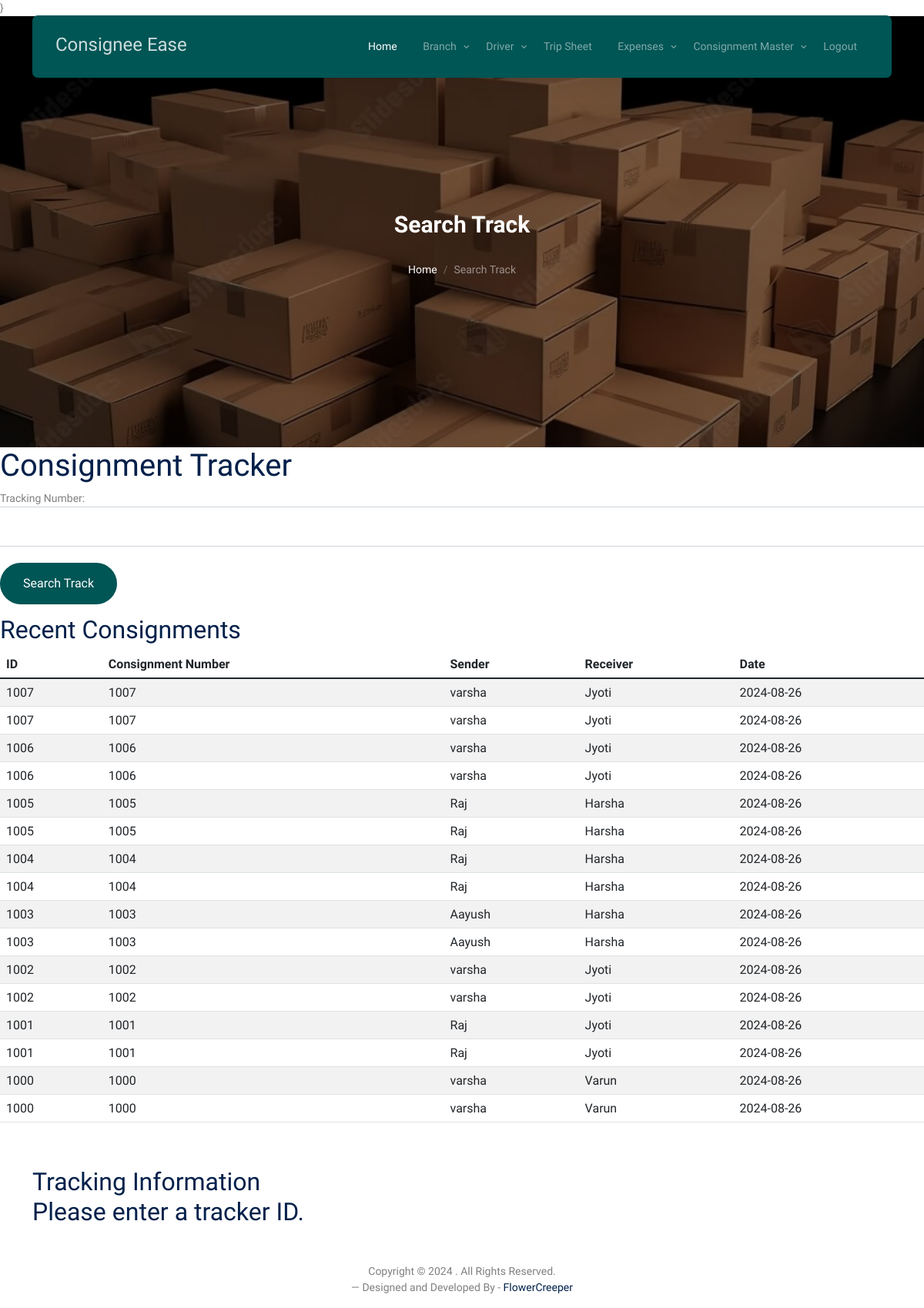
/search_results, run on the app's committed database.
### consign_app/models.py (models this page shows, shortened)
class AddConsignment(models.Model):
    track_id = models.CharField(max_length=50, null=True)
    sender_name = models.CharField(max_length=50, null=True)
    sender_mobile = models.CharField(max_length=50, null=True)
    sender_email = models.CharField(max_length=50, null=True)
    sender_address = models.CharField(max_length=50, null=True)
    sender_company=models.CharField(max_length=50,null=True)
    sender_GST=models.CharField(max_length=50,null=True)
    receiver_name = models.CharField(max_length=50, null=True)
    receiver_mobile = models.CharField(max_length=50, null=True)
    receiver_email = models.CharField(max_length=50, null=True)
    receiver_address = models.CharField(max_length=50, null=True)
    receiver_company = models.CharField(max_length=50, null=True)
    receiver_GST = models.CharField(max_length=50, null=True)
    total_cost = models.IntegerField(null=True)
    date = models.CharField(max_length=30, null=True)
    pay_status = models.CharField(max_length=30, null=True)
    route_from = models.CharField(max_length=30, null=True)
    route_to = models.CharField(max_length=30, null=True)
    desc_product = models.CharField(max_length=150,null=True)
    pieces = models.IntegerField(null=True)
    prod_invoice = models.CharField(max_length=50,null=True)
    prod_price = models.CharField(max_length=50,null=True)
    weight = models.IntegerField(null=True)
    freight = models.IntegerField(null=True)
    hamali = models.IntegerField(null=True)
    door_charge = models.IntegerField(null=True)
    st_charge = models.IntegerField(null=True)
    Consignment_id=models.IntegerField(null=True)
    branch = models.CharField(max_length=150, null=True)
    name = models.CharField(max_length=150, null=True)
    balance = models.IntegerField(null=True)
    time=models.CharField(max_length=50,null=True)
    copy_type = models.CharField(max_length=150, null=True)

### consign_app/views.py (the view)
# urls.py: path('search_results', views.search_results, name='search_results'),
def search_results(request):
    tracker_id = request.GET.get('tracker_id')
    consignments = AddConsignment.objects.all().order_by('-id')  # Fetch all consignment data
    if tracker_id:
        try:
            trackers = AddTrack.objects.filter(track_id=tracker_id)
            if trackers.exists():
                return render(request, 'search_results.html', {'trackers': trackers, 'consignments': consignments})
            else:
                message = f"No tracking information found for ID: {tracker_id}"
                return render(request, 'search_results.html', {'message': message, 'consignments': consignments})
        except Exception as e:
            message = f"Error occurred: {str(e)}"
            return render(request, 'search_results.html', {'message': message, 'consignments': consignments})
    else:
        return render(request, 'search_results.html', {'message': "Please enter a tracker ID.", 'consignments': consignments})

### consign_app/templates/search_results.html (shortened to what this page needs)
{% load static %}}
<!DOCTYPE html>
<html lang="en">
  <head>
    <link rel="stylesheet" href="{% static 'fonts/icomoon/style.css' %}" />
    <link rel="stylesheet" href="{% static 'fonts/flaticon/font/flaticon.css' %}" />
    <link rel="stylesheet" href="{% static 'css/tiny-slider.css' %}" />
    <link rel="stylesheet" href="{% static 'css/aos.css' %}" />
    <link rel="stylesheet" href="{% static 'css/style.css' %}" />
  </head>
  <body>
    {% include 'index_menu.html' %}
    <div
      class="hero page-inner overlay"
      style="background-image: url('{% static 'images/hero_bg_1.jpg' %}')"
    >
      <div class="container">
        <div class="row justify-content-center align-items-center">
          <div class="col-lg-9 text-center mt-5">
            <h1 class="heading" data-aos="fade-up">Search Track </h1>
            <nav
              aria-label="breadcrumb"
              data-aos="fade-up"
              data-aos-delay="200"
            >
              <ol class="breadcrumb text-center justify-content-center">
                <li class="breadcrumb-item"><a href="{% url 'index' %}}">Home</a></li>
                <li
                  class="breadcrumb-item active text-white-50"
                  aria-current="page"
                >
                  Search Track
                </li>
              </ol>
            </nav>
          </div>
        </div>
      </div>
    </div>
{% include 'searchTrack.html' %}
<br><br>
<div class="container">
    <h2>Tracking Information
    {% block content %}
    <div class="content">
        {% if trackers %}
        <table class="table table-bordered tracking-table">
            <thead>
                <tr>
                    <th>Tracking ID</th>
                    <th>Date</th>
                    <th>Status</th>
                </tr>
            </thead>
            <tbody>
                {% for tracker in trackers %}
                <tr>
                    <td>{{ tracker.track_id }}</td>
                    <td>{{ tracker.date }}</td>
                    <td>{{ tracker.description }}</td>
                </tr>
                {% endfor %}
            </tbody>
        </table>
        {% else %}
        <p>{{ message }}</p>
        {% endif %}
    </div>
    {% endblock %}
</div>
<div class="row mt-5">
          <div class="col-12 text-center">
            <p>
              Copyright &copy;
              . All Rights Reserved. <br>&mdash; Designed and Developed  By -
              <a href="https://flowercreeper.com/index.php">FlowerCreeper</a>
            </p>
          </div>
        </div>
  </body>
</html>

### consign_app/templates/searchTrack.html (shortened to what this page needs)
{% load static %}
<!DOCTYPE html>
<html lang="en">
  <head>
    <link rel="stylesheet" href="{% static 'fonts/icomoon/style.css' %}" />
    <link rel="stylesheet" href="{% static 'fonts/flaticon/font/flaticon.css' %}" />
    <link rel="stylesheet" href="{% static 'css/tiny-slider.css' %}" />
    <link rel="stylesheet" href="{% static 'css/aos.css' %}" />
    <link rel="stylesheet" href="{% static 'css/style.css' %}" />
  </head>
  <body>
    <div class="content">
        <h1>Consignment Tracker</h1>
        <form method="GET" action="{% url 'search_results' %}">
            <div class="form-group row">
                <label for="tracking_number">Tracking Number:</label>
                <input type="text" class="form-control" id="tracking_number" name="tracker_id" required>
            </div><br>
            <button type="submit" class="btn btn-primary">Search Track</button>
        </form>
        <div class="recent-consignments">
            <h2>Recent Consignments</h2>
            <table class="table table-striped">
                <thead>
                    <tr>
                        <th>ID</th>
                        <th>Consignment Number</th>
                        <th>Sender</th>
                        <th>Receiver</th>
                        <th>Date</th>
                    </tr>
                </thead>
                <tbody>
                    {% for consignment in consignments %}
                    <tr>
                        <td>{{ consignment.track_id }}</td>
                        <td>{{ consignment.Consignment_id }}</td>
                        <td>{{ consignment.sender_name }}</td>
                        <td>{{ consignment.receiver_name }}</td>
                        <td>{{ consignment.date }}</td>
                    </tr>
                    {% empty %}
                    <tr>
                        <td colspan="5">No recent consignments available.</td>
                    </tr>
                    {% endfor %}
                </tbody>
            </table>
        </div>
    </div>
</body>
</html>

### data on the page
AddConsignment: track_id "1007", Consignment_id "1007", sender_name "varsha", receiver_name "Jyoti", date "2024-08-26"
AddConsignment: track_id "1007", Consignment_id "1007", sender_name "varsha", receiver_name "Jyoti", date "2024-08-26"
AddConsignment: track_id "1006", Consignment_id "1006", sender_name "varsha", receiver_name "Jyoti", date "2024-08-26"
AddConsignment: track_id "1006", Consignment_id "1006", sender_name "varsha", receiver_name "Jyoti", date "2024-08-26"
AddConsignment: track_id "1005", Consignment_id "1005", sender_name "Raj", receiver_name "Harsha", date "2024-08-26"
AddConsignment: track_id "1005", Consignment_id "1005", sender_name "Raj", receiver_name "Harsha", date "2024-08-26"
AddConsignment: track_id "1004", Consignment_id "1004", sender_name "Raj", receiver_name "Harsha", date "2024-08-26"
AddConsignment: track_id "1004", Consignment_id "1004", sender_name "Raj", receiver_name "Harsha", date "2024-08-26"
AddConsignment: track_id "1003", Consignment_id "1003", sender_name "Aayush", receiver_name "Harsha", date "2024-08-26"
AddConsignment: track_id "1003", Consignment_id "1003", sender_name "Aayush", receiver_name "Harsha", date "2024-08-26"
AddConsignment: track_id "1002", Consignment_id "1002", sender_name "varsha", receiver_name "Jyoti", date "2024-08-26"
AddConsignment: track_id "1002", Consignment_id "1002", sender_name "varsha", receiver_name "Jyoti", date "2024-08-26"
AddConsignment: track_id "1001", Consignment_id "1001", sender_name "Raj", receiver_name "Jyoti", date "2024-08-26"
AddConsignment: track_id "1001", Consignment_id "1001", sender_name "Raj", receiver_name "Jyoti", date "2024-08-26"
AddConsignment: track_id "1000", Consignment_id "1000", sender_name "varsha", receiver_name "Varun", date "2024-08-26"
AddConsignment: track_id "1000", Consignment_id "1000", sender_name "varsha", receiver_name "Varun", date "2024-08-26"

### other printed values
{{ message }} "Please enter a tracker ID."
